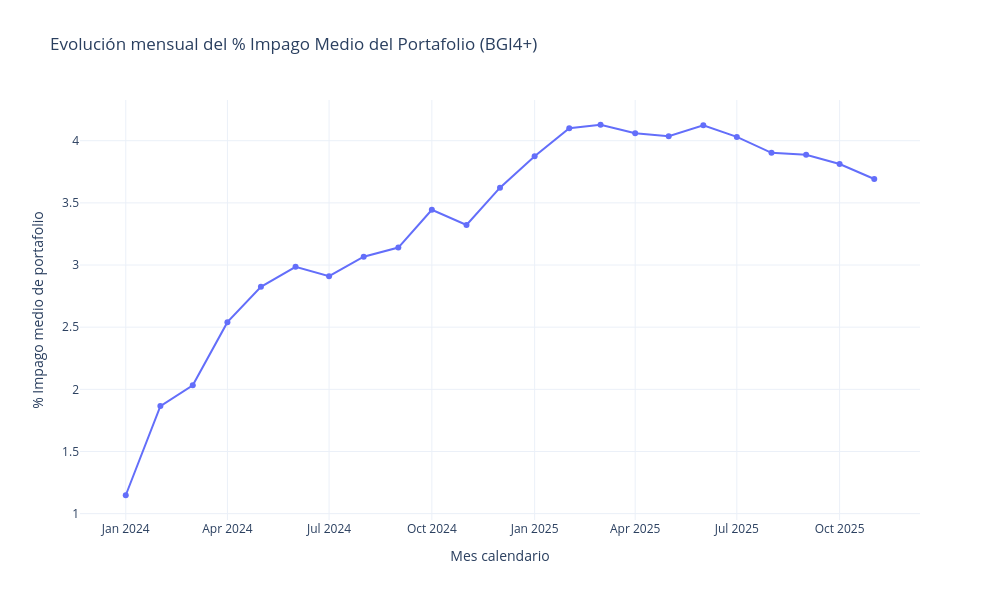

Notebook cell for this chart:
### Markdown cell above
## 1.4.2 Curva de promedio simple de % impago respecto a un cohorte específico hasta el final del portafolio

### Code cell
# Solo cohortes recientes
builder_exp.plot_portfolio_curve_mean(cohort_start="2024-01")

### Figure 1 — Plotly figure (JSON) as saved in the notebook; plotly's stock layout.template omitted (floating-point values rounded to 4 significant figures)
{"data": [{"hovertemplate": "Mes: %{x|%Y-%m}<br>% Impago: %{y:.2f}<extra></extra>", "mode": "lines+markers", "name": "% Impago portafolio", "type": "scatter", "x": ["2024-01-01T00:00:00", "2024-02-01T00:00:00", "2024-03-01T00:00:00", "2024-04-01T00:00:00", "2024-05-01T00:00:00", "2024-06-01T00:00:00", "2024-07-01T00:00:00", "2024-08-01T00:00:00", "2024-09-01T00:00:00", "2024-10-01T00:00:00", "2024-11-01T00:00:00", "2024-12-01T00:00:00", "2025-01-01T00:00:00", "2025-02-01T00:00:00", "2025-03-01T00:00:00", "2025-04-01T00:00:00", "2025-05-01T00:00:00", "2025-06-01T00:00:00", "2025-07-01T00:00:00", "2025-08-01T00:00:00", "2025-09-01T00:00:00", "2025-10-01T00:00:00", "2025-11-01T00:00:00"], "y": [1.148, 1.865, 2.033, 2.54, 2.825, 2.986, 2.91, 3.067, 3.141, 3.444, 3.322, 3.622, 3.875, 4.1, 4.128, 4.059, 4.036, 4.124, 4.031, 3.902, 3.886, 3.812, 3.692]}], "layout": {"height": 600, "hovermode": "x", "title": {"text": "Evolución mensual del % Impago Medio del Portafolio (BGI4+)"}, "width": 1000, "xaxis": {"showgrid": true, "title": {"text": "Mes calendario"}}, "yaxis": {"showgrid": true, "title": {"text": "% Impago medio de portafolio"}}}}
